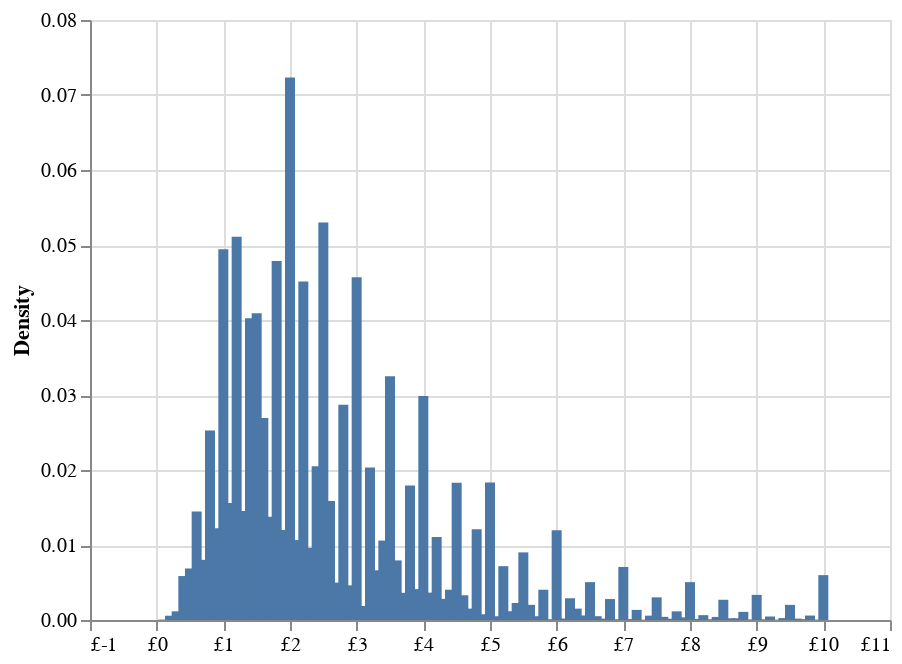

This figure's notebook cell:
### Code cell
# Create a copy of the original DataFrame
hist_df = prices_df.copy()

# Round the 'price' column to 1 decimal place to group prices into rounded intervals
hist_df['rounded_price'] = hist_df['price'].round(1)

# Group by the rounded prices and count the occurrences of each rounded price
hist_df = hist_df.groupby('rounded_price').agg({'price': 'count'}).reset_index()

# Filter out rows where the rounded price is greater than 10
hist_df = hist_df.query("rounded_price <= 10")

# Rename the columns for clarity: 'rounded_price' to 'price', and the count to 'density'
hist_df.columns = ['price', 'density']

# Normalize the density values to calculate the relative frequency (density)
hist_df['density'] = hist_df['density'] / hist_df['density'].sum()

# Create a histogram using Altair
histogram = alt.Chart(hist_df).mark_bar(
    width=5
).encode(
    x=alt.X('price:Q',  title='', axis={"labelExpr": "'£'+datum.value"}),  # Bin the 'price' values into 20 bins
    y=alt.Y('density:Q', title='Density'),  # Plot the normalized density on the y-axis,
    tooltip=['price', 'density']  # Show the 'price' and 'density' values on hover
)

# Display the histogram
histogram

### Figure 1 — Vega-Lite specification as saved in the notebook (floating-point values rounded to 4 significant figures)
{"config": {"view": {"continuousWidth": 400, "continuousHeight": 300}}, "data": {"name": "data-a103a50a29b0c7be7225a64fc5ae8054"}, "mark": {"type": "bar", "width": 5}, "encoding": {"tooltip": [{"field": "price", "type": "quantitative"}, {"field": "density", "type": "quantitative"}], "x": {"axis": {"labelExpr": "'£'+datum.value"}, "field": "price", "title": "", "type": "quantitative"}, "y": {"field": "density", "title": "Density", "type": "quantitative"}}, "$schema": "https://vega.github.io/schema/vega-lite/v4.17.0.json", "datasets": {"data-a103a50a29b0c7be7225a64fc5ae8054": [{"price": 0.0, "density": 3.659e-06}, {"price": 0.1, "density": 5.712e-05}, {"price": 0.2, "density": 0.0005734}, {"price": 0.3, "density": 0.001159}, {"price": 0.4, "density": 0.005861}, {"price": 0.5, "density": 0.006869}, {"price": 0.6, "density": 0.01446}, {"price": 0.7, "density": 0.008023}, {"price": 0.8, "density": 0.02527}, {"price": 0.9, "density": 0.01222}, {"price": 1.0, "density": 0.04943}, {"price": 1.1, "density": 0.0156}, {"price": 1.2, "density": 0.05108}, {"price": 1.3, "density": 0.01453}, {"price": 1.4, "density": 0.04024}, {"price": 1.5, "density": 0.04088}, {"price": 1.6, "density": 0.02694}, {"price": 1.7, "density": 0.01376}, {"price": 1.8, "density": 0.04788}, {"price": 1.9, "density": 0.01201}, {"price": 2.0, "density": 0.07233}, {"price": 2.1, "density": 0.01066}, {"price": 2.2, "density": 0.04514}, {"price": 2.3, "density": 0.009616}, {"price": 2.4, "density": 0.02049}, {"price": 2.5, "density": 0.05301}, {"price": 2.6, "density": 0.01588}, {"price": 2.7, "density": 0.004994}, {"price": 2.8, "density": 0.02869}, {"price": 2.9, "density": 0.004621}, {"price": 3.0, "density": 0.04569}, {"price": 3.1, "density": 0.001871}, {"price": 3.2, "density": 0.02034}, {"price": 3.3, "density": 0.006627}, {"price": 3.4, "density": 0.01059}, {"price": 3.5, "density": 0.03252}, {"price": 3.6, "density": 0.007947}, {"price": 3.7, "density": 0.003628}, {"price": 3.8, "density": 0.01793}, {"price": 3.9, "density": 0.004121}, {"price": 4.0, "density": 0.02985}, {"price": 4.1, "density": 0.00365}, {"price": 4.2, "density": 0.01106}, {"price": 4.3, "density": 0.002823}, {"price": 4.4, "density": 0.004038}, {"price": 4.5, "density": 0.01828}, {"price": 4.6, "density": 0.003298}, {"price": 4.7, "density": 0.001519}, {"price": 4.8, "density": 0.01211}, {"price": 4.9, "density": 0.0007651}, {"price": 5.0, "density": 0.01833}, {"price": 5.1, "density": 0.0005018}, {"price": 5.2, "density": 0.007176}, {"price": 5.3, "density": 0.001167}, {"price": 5.4, "density": 0.002265}, {"price": 5.5, "density": 0.009017}, {"price": 5.6, "density": 0.002022}, {"price": 5.7, "density": 0.0005039}, {"price": 5.8, "density": 0.004035}, {"price": 5.9, "density": 0.0001057}, {"price": 6.0, "density": 0.01196}, {"price": 6.1, "density": 0.0002037}, {"price": 6.2, "density": 0.0029}, {"price": 6.3, "density": 0.001519}, {"price": 6.4, "density": 0.0006059}, {"price": 6.5, "density": 0.005046}, {"price": 6.6, "density": 0.0005077}, {"price": 6.7, "density": 0.0001856}, {"price": 6.8, "density": 0.002795}, {"price": 6.9, "density": 0.0001083}, {"price": 7.0, "density": 0.007072}, {"price": 7.1, "density": 0.0001266}, {"price": 7.2, "density": 0.001347}, {"price": 7.3, "density": 4.086e-05}, {"price": 7.4, "density": 0.0005809}, {"price": 7.5, "density": 0.00302}, {"price": 7.6, "density": 0.0004218}, {"price": 7.7, "density": 0.0001661}, {"price": 7.8, "density": 0.001154}, {"price": 7.9, "density": 0.0003468}, {"price": 8.0, "density": 0.005049}, {"price": 8.1, "density": 0.0001417}, {"price": 8.2, "density": 0.0006476}, {"price": 8.3, "density": 0.000102}, {"price": 8.4, "density": 0.0004088}, {"price": 8.5, "density": 0.002699}, {"price": 8.6, "density": 0.0002289}, {"price": 8.7, "density": 0.0002327}, {"price": 8.8, "density": 0.001086}, {"price": 8.9, "density": 8.069e-05}, {"price": 9.0, "density": 0.003348}, {"price": 9.1, "density": 9.574e-05}, {"price": 9.2, "density": 0.000464}, {"price": 9.3, "density": 4.472e-05}, {"price": 9.4, "density": 0.0002543}, {"price": 9.5, "density": 0.002016}, {"price": 9.6, "density": 0.0001848}, {"price": 9.7, "density": 0.0001161}, {"price": 9.8, "density": 0.0005947}, {"price": 9.9, "density": 5.569e-05}, {"price": 10.0, "density": 0.005982}]}}
